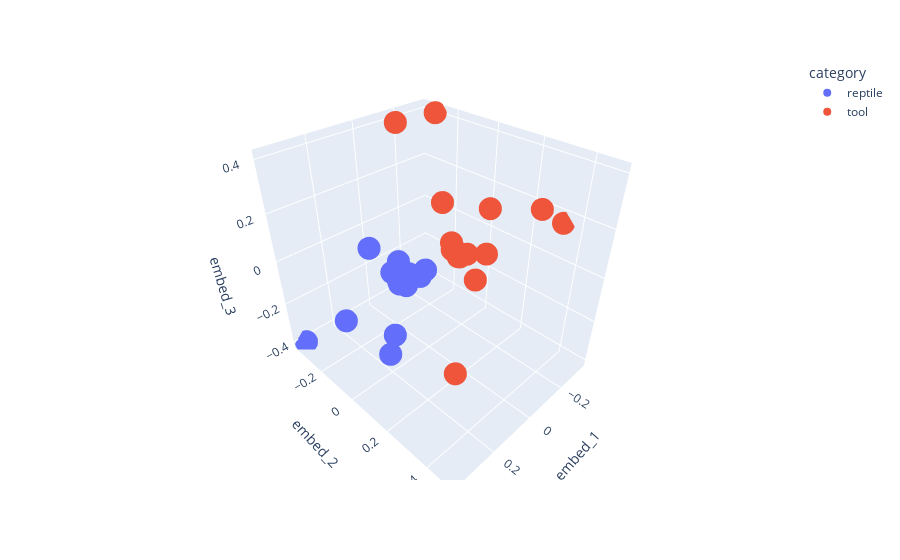

This figure's notebook cell:
### Markdown cell above
# GPT triplet

### Code cell
df = pd.read_csv('/Users/siddharthsuresh/Downloads/reptile_tool_embedding_df.csv')

fig = px.scatter_3d(df, x='embed_1', y='embed_2', z='embed_3',color='category', hover_data=['concept'])
fig.show()

### Figure 1 — Plotly figure (JSON) as saved in the notebook; plotly's stock layout.template omitted (floating-point values rounded to 4 significant figures)
{"data": [{"customdata": [["Alligator"], ["Blindworm"], ["Boa python"], ["Caiman"], ["Chameleon"], ["Cobra"], ["Crocodile"], ["Dinosaur"], ["Gecko"], ["Lizard"], ["Salamander"], ["Snake"], ["Toad"], ["Tortoise"], ["Turtle"]], "hovertemplate": "category=reptile<br>embed_1=%{x}<br>embed_2=%{y}<br>embed_3=%{z}<br>concept=%{customdata[0]}<extra></extra>", "legendgroup": "reptile", "marker": {"color": "#636efa", "symbol": "circle"}, "mode": "markers", "name": "reptile", "scene": "scene", "showlegend": true, "type": "scatter3d", "x": [0.05933, -0.1704, 0.09287, 0.07165, 0.0827, 0.02715, 0.09654, 0.07005, 0.00458, 0.07889, 0.2364, 0.2138, 0.04683, 0.3586, 0.2611], "y": [-0.02897, -0.2305, -0.02221, -0.09323, -0.1144, 0.01269, -0.0606, -0.08762, -0.1047, -0.0772, 0.03953, 0.04586, -0.2961, -0.3643, -0.1929], "z": [-0.06194, -0.2747, -0.07502, -0.03424, -0.06683, -0.01942, -0.07286, -0.009839, -0.1078, -0.1039, -0.2835, -0.1982, -0.0568, -0.4075, -0.2476]}, {"customdata": [["Anvil"], ["Axe"], ["Chisel"], ["Grinding disk"], ["Hammer"], ["Knife"], ["Lawn Mower"], ["Nail"], ["Oil can"], ["Paint brush"], ["Saw"], ["Screwdriver"], ["Shovel"], ["Spanner"], ["Vacuum"]], "hovertemplate": "category=tool<br>embed_1=%{x}<br>embed_2=%{y}<br>embed_3=%{z}<br>concept=%{customdata[0]}<extra></extra>", "legendgroup": "tool", "marker": {"color": "#EF553B", "symbol": "circle"}, "mode": "markers", "name": "tool", "scene": "scene", "showlegend": true, "type": "scatter3d", "x": [-0.05591, -0.05984, -0.1138, 0.3762, -0.0493, -0.06649, -0.1534, -0.05732, -0.1215, -0.0647, -0.04028, -0.2483, -0.1765, -0.3403, -0.3291], "y": [0.06311, 0.06337, 0.1793, 0.4897, 0.1108, 0.1296, -0.3312, 0.07373, -0.04774, 0.1755, 0.1112, 0.2982, 0.1333, 0.3343, -0.2939], "z": [0.08361, 0.05267, 0.06224, 0.05802, 0.04853, 0.06096, 0.4021, 0.06156, 0.18, -0.02822, 0.0537, 0.2352, 0.2024, 0.1587, 0.4073]}], "layout": {"legend": {"title": {"text": "category"}, "tracegroupgap": 0}, "margin": {"t": 60}, "scene": {"domain": {"x": [0, 1], "y": [0, 1]}, "xaxis": {"title": {"text": "embed_1"}}, "yaxis": {"title": {"text": "embed_2"}}, "zaxis": {"title": {"text": "embed_3"}}}}}
